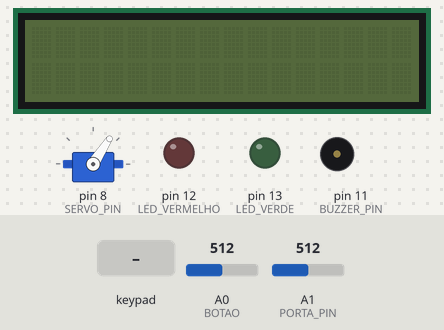
A sketch run on a simulated Arduino Uno, built with avr-gcc and run on an emulated ATmega328P. Shown: 16×2 character LCD, servo, output pins drawn as LEDs (lit = HIGH), buzzer (waves = sounding). Dashed ring = blinking. Inputs (shaded band) come from the test bench; at power-on: A1 (PORTA_PIN) = 512, A0 (BOTAO) = 512. What the sketch prints to the serial monitor is not drawn.

Above: at 1.2 s.
1.3 s: key '*' pressed
At 2.8 s:
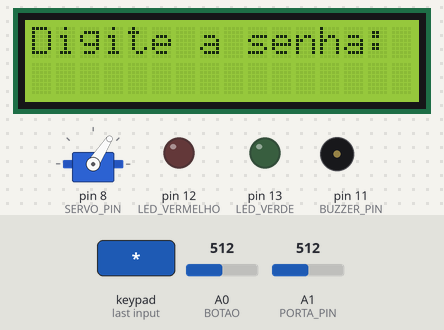
3.2 s: keypad keys 1 2 3 4 5 6 pressed 0.4 s apart
At 3.42 s:
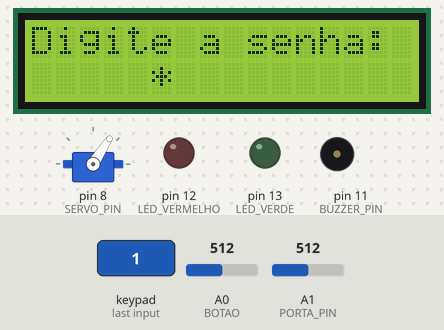
At 5.35 s:
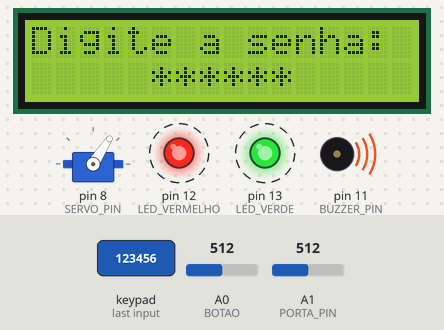
7.1 s: A1 (PORTA_PIN) set to 810
10.1 s: key '#' pressed
12.6 s: A0 (BOTAO) set to 782
14.1 s: A0 (BOTAO) set to 817
At 16.8 s:
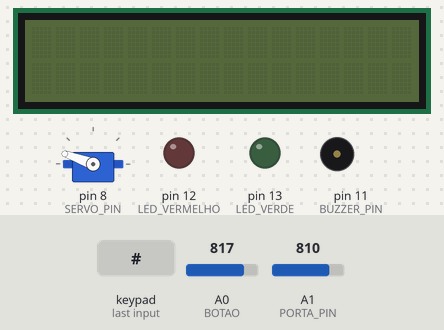
Timing chart, 0 to 18.0 s (numbered marks = the images above; inputs shaded):
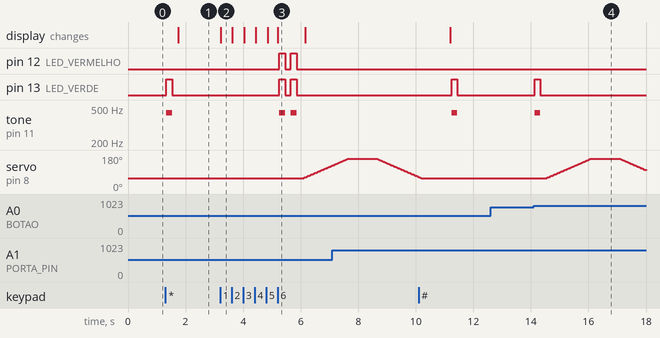

Measured:
- the behaviour switches between 800 and 801 on A0 (BOTAO) (found by bisection; images 3 and 4)
- after the input at 1.3 s, pin 13 (LED_VERDE): LOW → HIGH at once, → LOW 0.20 s later; tone on pin 11 (BUZZER_PIN): silent → 440 Hz at once, → silent 0.20 s later; the display: changes after 0.45 s (image 1)
- after the input at 3.2 s, pin 12 (LED_VERMELHO), pin 13 (LED_VERDE): alternates HIGH for 0.20 s and LOW for 0.20 s, 4 changes in all, then stays LOW, starting after 2.1 s
- after the input at 12.6 s, every drawn part: stays the same
- after the input at 14.1 s, pin 13 (LED_VERDE): LOW → HIGH at once, → LOW 0.20 s later; tone on pin 11 (BUZZER_PIN): silent → 440 Hz at once, → silent 0.20 s later; servo on pin 8 (SERVO_PIN): rises from 58° to 160° in 1.5 s, then falls to 101° in 1.9 s

The sketch:

fechadura.ino
```cpp
#include "definicoes_sistema.h"
//#include "comunicacao.h"

#include "ihm.h"
#include "senhas.h"
#include "timer.h"
#include "buzzer.h"
#include "display.h"
#include "leds.h"
#include "informa.h"
#include "usuarios.h"
#include "porta.h"


/***********************************************************************
 Estaticos
 ***********************************************************************/
  int codigoEvento = NENHUM_EVENTO;
  int eventoInterno = NENHUM_EVENTO;
  int estado = ESPERA;
  int codigoAcao;

  int codigoAcao_tmp=-2;
  int estado_tmp=-2;
  int codigoEvento_tmp=-2;
  int porta_tmp=0;
  //int porta=1;

  int m=0;
  int u_tmp=0;


  int sessaoAberta = false;


/************************************************************************
 executarAcao
 Executa uma acao
 Parametros de entrada:
    (int) codigo da acao a ser executada
 Retorno: (int) codigo do evento interno ou NENHUM_EVENTO
*************************************************************************/
int executarAcao(int codigoAcao)
{
    int retval;

    retval = NENHUM_EVENTO;
    if (codigoAcao == NENHUMA_ACAO)
        return retval;

    switch(codigoAcao)
    {
    case A01:
        informa_inicio(1);
        tela_imprime(0,"Digite a senha: ");
        tmr_iniciar(true);
        tela_imprime(1,"     ");
        break;
    case A02:
        informa_sucesso(2);
        tmr_iniciar(false);
        Serial.println("Abrindo a porta...");
        tela_limpa();
        tela_imprime(0,"   Bem vindo, ");
        tela_imprime(1,usuario[u_tmp][0]);
        Serial.println(usuario[u_tmp][0]);
        porta_abrir();
        tela_desliga(1000);
        break;
    case A03:
        informa_timeout(1);
        tela_imprime(0,"Seu tempo acabou!");
        Serial.println("Seu tempo acabou!");
        tmr_iniciar(false);
        tela_desliga(800);
        break;
    case A04:
        informa_erro(1);
        tela_imprime(0,"Senha incorreta");
        Serial.println("Senha incorreta");
        tmr_iniciar(false);
        tela_desliga(800);
        break;
    case A05:
        tela_imprime(0,"Sistema em uso");
        Serial.println("Sistema em uso");
        informa_timeout(1);
        break;
    case A06:
        Serial.println("Atualiza display");
        tela_imprime(2,"*");
        tmr_iniciar(true);
        break;
    case A07:
        Serial.println("Porta está Aberta");
        informa_inicio(1);
        tmr_iniciar(false);
        break;
    case A08:
        Serial.println("Porta foi Fechada");
        informa_inicio(1);
        tmr_iniciar(false);
        break;
    case A09:
        Serial.println("Abrir porta pelo botão interno");
        informa_inicio(1);
        porta_abrir();
        tmr_iniciar(false);
        break;
    } // switch

    return retval;
} // executarAcao


int proximo_estado_matrizTransicaoEstados[NUM_ESTADOS][NUM_EVENTOS] = {
    {INSERINDO_SENHA, ESPERA, ESPERA, ESPERA, ESPERA, ESPERA, ESPERA, PORTA_ABERTA},
    {INSERINDO_SENHA, PORTA_ABERTA, ESPERA, ESPERA, INSERINDO_SENHA, INSERINDO_SENHA, INSERINDO_SENHA,INSERINDO_SENHA},
    {PORTA_ABERTA, PORTA_ABERTA, PORTA_ABERTA, PORTA_ABERTA, PORTA_ABERTA, PORTA_ABERTA, ESPERA, PORTA_ABERTA}
};

int acao_matrizTransicaoEstados[NUM_ESTADOS][NUM_EVENTOS] = {
    {A01, NENHUMA_ACAO, NENHUMA_ACAO, NENHUMA_ACAO, NENHUMA_ACAO, NENHUMA_ACAO, NENHUMA_ACAO, A09},
    {NENHUMA_ACAO, A02, A03, A04, A05, A06, NENHUMA_ACAO, NENHUMA_ACAO},
    {A07, NENHUMA_ACAO, NENHUMA_ACAO, NENHUMA_ACAO, NENHUMA_ACAO, NENHUMA_ACAO, A08, NENHUMA_ACAO}
};


/************************************************************************
 obterAcao
 Obtem uma acao da Matriz de transicao de estados
 Parametros de entrada: estado (int)
                        evento (int)
 Retorno: codigo da acao
*************************************************************************/
int obterAcao(int estado, int codigoEvento) {
  return acao_matrizTransicaoEstados[estado][codigoEvento];
} // obterAcao


/************************************************************************
 obterProximoEstado
 Obtem o proximo estado da Matriz de transicao de estados
 Parametros de entrada: estado (int)
                        evento (int)
 Retorno: codigo do estado
*************************************************************************/
int obterProximoEstado(int estado, int codigoEvento) {
  return proximo_estado_matrizTransicaoEstados[estado][codigoEvento];
} // obterAcao

/************************************************************************
 obterEvento
 Obtem um evento, que pode ser da IHM ou do alarme
 Parametros de entrada: nenhum
 Retorno: codigo do evento
*************************************************************************/
char* teclas;
char pw[6];
char pwi[]={'1','2','3','4','5','6'};
int senha_errada=false;


int decodificarRequisicao()
{
    if (teclas[0] == '*' && !sessaoAberta)
    {
        teclas[0]=' ';
        sessaoAberta=true;
        return true;
    }
    return false;
}//decodificarRequisicao

int decodificarSenha_Valida()
{
    int u=0;

    if ( m==6)
    {
        for (int i=0; usuario[i][0][0]; i++)
        {
            if(!(strncmp(pw, usuario[i][1], 6)) )
            {
                sessaoAberta=false;
                m=0;
                teclas[0]=' ';
                u_tmp=u;
                return true;
            }
            u++;
        }
        senha_errada=true;
        return false;
    }
    return false;
}//decodificarSenha_Valida

int decodificarTimeout()
{
    if(tmr_timeout()){
        sessaoAberta=false;
        return true;
    }
    return false;
}

int decodificarSenha_Invalida()
{
    if (senha_errada)
    {
        sessaoAberta=false;
        m=0;
        teclas[0]=' ';
        senha_errada=false;
        return true;
    }
    return false;
}//decodificarSenha_Invalida

int decodificarOutra_Requisicao()
{
    if (teclas[0] == '*')
    {
        teclas[0]=' ';
        return true;
    }
    return false;
}//decodificarOutra_Requisicao

int decodificarBotao_Senha()
{
    if (sessaoAberta && (teclas[0]>='0' && teclas[0]<='9')) //&& (teclas[0]>='0' && teclas[0]<='9')
    {
        pw[m++]=teclas[0];
        teclas[0]=' ';
        return true;
    }
    return false;
}//decodificarBotao_Senha

int decodificarPorta_Fechada()
{
    if(analogRead(PORTA_PIN)>800){
        return true;
    }
    return false;
}//decodificarPorta_Fechada

int decodificarBotao_Interno()
{
    if(analogRead(BOTAO)>800){
        sessaoAberta=false;
        return true;
    }
    return false;
}//decodificarBotao_Interno


int obterEvento()
{
  int retval = NENHUM_EVENTO;
  char ps[6];

  teclas = ihm_obterTeclas();

  //porta=digitalRead(PORTA);
  //Serial.println(digitalRead(PORTA));
  //Serial.println(analogRead(BOTAO));

    //pw[0]=teclas[0];
    //Serial.println("Password");
    //pw[m++]= '\0';
    //pw={'5','2','\0'} ;
    //ps[0]='1';
    //ps[1]='1';
    //ps[2]='1';
    //ps[3]='\0';


    //Serial.println(pw[0]);
    //sprintf(message, "%c%c%c%c%c%c%c%c", BYTE_TO_BINARY(k));
    //Serial.println(ps);
    //Serial.println("Teste");
    //Serial.println(teclas[0]);
    //Serial.println("Novo Teste");
    //Serial.println(teclas);


  if (1){

  //porta = ihm_verificarPorta();
  if (decodificarBotao_Interno())
    return BOTAO_INTERNO;
  if (decodificarRequisicao())
    //porta=digitalRead(PORTA);
    return REQUISICAO;
  if (decodificarSenha_Valida())
    return SENHA_VALIDA;
  if (decodificarTimeout())
    return TIMEOUT;
  if (decodificarSenha_Invalida())
    return SENHA_INVALIDA;
  if (decodificarOutra_Requisicao())
    return OUTRA_REQUISICAO;
  if (decodificarBotao_Senha())
    return BOTAO_SENHA;
  if (decodificarPorta_Fechada())
    return PORTA_FECHADA;


  return retval;
  }
    return retval;


} // obterEvento


/************************************************************************
 Main
 Loop principal de controle que executa a maquina de estados
 Parametros de entrada: nenhum
 Retorno: nenhum
*************************************************************************/

void setup() {
  Serial.begin(9600);

  ///Testes
  pinMode(LED_VERDE, OUTPUT);
  pinMode(LED_VERMELHO, OUTPUT);
  pinMode(BUZZER_PIN, OUTPUT);
  pinMode(PORTA_PIN, INPUT);
  pinMode(BOTAO, INPUT);
  //lcd.init();
  tela_init();
  porta_init();


  ///Testes

  //iniciaSistema();
  Serial.println("Sistema iniciado");
} // setup

void loop() {

//   char key = kpd.getKey();
//   if(key)  // Checa se um botão foi pressionado.
//   {Serial.println(key);
//   }
  if (eventoInterno == NENHUM_EVENTO) {
      codigoEvento = obterEvento();
  } else {
      codigoEvento = eventoInterno;
  }
  if (codigoEvento != NENHUM_EVENTO)
  {
      codigoAcao = obterAcao(estado, codigoEvento);
      estado = obterProximoEstado(estado, codigoEvento);
      eventoInterno = executarAcao(codigoAcao);
      if(codigoAcao!=codigoAcao_tmp || estado != estado_tmp || codigoEvento != codigoEvento_tmp ){
        Serial.print("Estado: ");
        Serial.print(estado+1);
        Serial.print(" Evento: ");
        Serial.print(codigoEvento+1);
        Serial.print(" Acao: ");
        Serial.println(codigoAcao+1);
        codigoAcao_tmp=codigoAcao;
        estado_tmp=estado;
        codigoEvento_tmp=codigoEvento;
      }
  }


  delay(50);
} // loop
```

buzzer.cpp
```cpp
#include <Arduino.h>

#include "definicoes_sistema.h"
#include "buzzer.h"

/************************
 buzzer_beep
 Aciona o buzzer em modo beep
 entradas
   k: Quanridade de beeps
 saidas
   nenhuma
*************************/
void buzzer_beep(int k)
{
    for(int i=0; i<k; i++){
      tone(BUZZER_PIN,440);
      delay(200);
      noTone(BUZZER_PIN);
      delay(200);
    }
}

/************************
 buzzer_erro
 Aciona o buzzer em modo beep
 entradas
   k: Quanridade de beeps
 saidas
   nenhuma
*************************/
void buzzer_erro(int k)
{
    for(int i=0; i<k; i++){
      tone(BUZZER_PIN,329);
      delay(300);
      noTone(BUZZER_PIN);
      delay(300);
    }
}
```

buzzer.h
```cpp
#ifndef BUZZER_H_INCLUDED
#define BUZZER_H_INCLUDED


/************************
 buzzer_beep
 Aciona o buzzer em modo beep
 entradas
   k: Quanridade de beeps
 saidas
   nenhuma
*************************/
extern void buzzer_beep(int k);

/************************
 buzzer_erro
 Aciona o buzzer em modo beep
 entradas
   k: Quanridade de beeps
 saidas
   nenhuma
*************************/
void buzzer_erro(int k);


#endif // BUZZER_H_INCLUDED
```

definicoes_sistema.h
```cpp
#ifndef DEFINICOES_SISTEMA_H_INCLUDED
#define DEFINICOES_SISTEMA_H_INCLUDED

#define true  1
#define false 0

#define LED_VERDE       13
#define LED_VERMELHO    12
#define BUZZER_PIN      11
#define SERVO_PIN       8
#define PORTA_PIN       A1
#define BOTAO           A0


#define NUM_ESTADOS 3
#define NUM_EVENTOS 8

// ESTADOS
#define ESPERA                0
#define INSERINDO_SENHA     1
#define PORTA_ABERTA        2


// EVENTOS
#define NENHUM_EVENTO       -1
#define REQUISICAO           0
#define SENHA_VALIDA         1
#define TIMEOUT              2
#define SENHA_INVALIDA       3
#define OUTRA_REQUISICAO     4
#define BOTAO_SENHA          5
#define PORTA_FECHADA        6
#define BOTAO_INTERNO        7

// ACOES
#define NENHUMA_ACAO -1
#define A01  0
#define A02  1
#define A03  2
#define A04  3
#define A05  4
#define A06  5
#define A07  6
#define A08  7
#define A09  8


#endif // DEFINICOES_SISTEMA_H_INCLUDED
```

display.cpp
```cpp
#include <Arduino.h>
#include <Wire.h>
#include <LiquidCrystal_I2C.h>

#include "definicoes_sistema.h"
#include "display.h"

LiquidCrystal_I2C lcd(0x27,16,2);

void tela_init(void)
{
 lcd.init();
}

void tela_imprime(int posicao, char mensagem[15])
{
    if (posicao==2){
    lcd.setBacklight(HIGH);
    //lcd.setCursor(3,1);
    lcd.print(mensagem);
    }
    else{
    lcd.setBacklight(HIGH);
    lcd.setCursor(0,posicao);
    lcd.print(mensagem);
    }
}

void tela_desliga(int tempo)
{
 delay(tempo);
 lcd.clear();
 lcd.setBacklight(LOW);
}

void tela_limpa(void)
{
 lcd.clear();
}
// /************************
//  buzzer_beep
//  Aciona o buzzer em modo beep
//  entradas
//    k: Quanridade de beeps
//  saidas
//    nenhuma
// *************************/
// void buzzer_beep(int k)
// {
//     for(int i=0; i<k; i++){
//       tone(BUZZER_PIN,440);
//       delay(200);
//       noTone(BUZZER_PIN);
//       delay(200);
//     }
// }

// /************************
//  buzzer_erro
//  Aciona o buzzer em modo beep
//  entradas
//    k: Quanridade de beeps
//  saidas
//    nenhuma
// *************************/
// void buzzer_erro(int k)
// {
//     for(int i=0; i<k; i++){
//       tone(BUZZER_PIN,329);
//       delay(300);
//       noTone(BUZZER_PIN);
//       delay(300);
//     }
// }
```

display.h
```cpp
#ifndef DISPLAY_H_INCLUDED
#define DISPLAY_H_INCLUDED

// #include <Wire.h>
// #include <LiquidCrystal_I2C.h>


// //Inicializa o display no endereco 0x27
// LiquidCrystal_I2C lcd(0x27,16,2);

/************************
 buzzer_beep
 Aciona o buzzer em modo beep
 entradas
   k: Quanridade de beeps
 saidas
   nenhuma
*************************/
///extern void buzzer_beep(int k);

/************************
 buzzer_erro
 Aciona o buzzer em modo beep
 entradas
   k: Quanridade de beeps
 saidas
   nenhuma
*************************/
//void buzzer_erro(int k);

void tela_init(void);
void tela_imprime(int posicao, char mensagem[15]);
void tela_desliga(int tempo);
void tela_limpa(void);

#endif // DISPLAY_H_INCLUDED
```

ihm.cpp
```cpp
#include <Arduino.h>
#include <Keypad.h>
#include "definicoes_sistema.h"
#include "ihm.h"


const byte ROWS = 4;  // Quatro linhas por...
const byte COLS = 3; //  Quatro colunas.

// Define o Keypad (mapa do circuito do teclado).
char keys[ROWS][COLS] = {
  {'1','2','3'},
  {'4','5','6'},
  {'7','8','9'},
  {'*','0','#'}
};

// Conecta o teclado matricial em linha 0, linha 1, linha 2, linha 3 e linha 4...
//dos pinos do arduino.
byte rowPins[ROWS] = { 10, 9, 0, 7 };

// Conecta o teclado matricial em coluna 0, coluna 1, coluna 2, coluna 3 e...
//coluna 4 do arduino.
byte colPins[COLS] = { 6, 5, 4};

// Cria um objto Keypad.
Keypad kpd = Keypad( makeKeymap(keys), rowPins, colPins, ROWS, COLS );


int read_count =0;


/************************
 ihm_exibirMsg
 Exibe mensagem no display
 entradas
   texto : texto a ser validado como senha
 saidas
   nenhuma
*************************/
void ihm_exibirMsg(char* texto)
{
    Serial.print("Mensagem para display: ");
    Serial.println(texto);
}

/************************
 ihm_obterTecla
 Obtem tecla do teclado
 entradas
   nenhuma
 saidas
   teclas lidas do teclado
*************************/
char buf[10];
char* ihm_obterTeclas()
// {
//   // Serial.print("obter teclas:");
//   int read_count = 0;

//   // check for input
//   if (Serial.available() > 0) {
//     // read the incoming bytes:
//     read_count = Serial.readBytesUntil('\n',buf, sizeof(buf)/sizeof(buf[0]) - 1);
//   }

//   buf[read_count] = '\0';
//   if(read_count > 0) {
//   	Serial.println(buf);
//   }

//   return buf;
// }
// {
//   // check for input
//   char keypressed = kpd.getKey();
//   if (keypressed != NO_KEY) {
//   	if(keypressed != 'A' &&
//        keypressed != 'B' &&
//        keypressed != 'C' &&
//        keypressed != 'D') {
//       buf[read_count++] = keypressed;
//       Serial.print(buf[read_count-1]);
//     }
//     else {
//       buf[read_count++] = keypressed + 32;
//       Serial.print(buf[read_count-1]);
//       Serial.print('\n');
//       read_count = 0;
//       return buf;
//     }
//   }

//   buf[read_count] = '\0';
//   return buf;
// }

{
  // check for input
  char key = kpd.getKey();
  if (key != NO_KEY) {

      buf[0] = key;
      Serial.println(key);
      return buf;
  }
  buf[0]=-1;
  return buf;
}


// {
//   // Serial.print("obter teclas:");
//   int read_count = 0;

//   // check for input
//   if (Serial.available() > 0) {
//     // read the incoming bytes:
//     read_count = Serial.readBytesUntil('\n',buf, sizeof(buf)/sizeof(buf[0]) - 1);
//   }

//   buf[read_count] = '\0';
//   if(read_count > 0) {
//   	Serial.println(buf);
//   }

//   return buf;
// }
```

ihm.h
```cpp
#ifndef IHM_H_INCLUDED
#define IHM_H_INCLUDED

#define NENHUMA_TECLA -1

/************************
 ihm_exibirMsg
 Exibe mensagem no display
 entradas
   texto : texto a ser validado como senha
 saidas
   nenhuma
*************************/
extern void ihm_exibirMsg(char* texto);

/************************
 ihm_obterTecla
 Obtem tecla do teclado
 entradas
   nenhuma
 saidas
   tecla lida do teclado ou NENHUMA_TECLA
*************************/
extern char* ihm_obterTeclas();

#endif // IHM_H_INCLUDED
```

informa.cpp
```cpp
#include <Arduino.h>

#include "definicoes_sistema.h"
#include "informa.h"

#define TEMPO 200

/************************
 informa_inicio
 Aciona o buzzer e o led verde
 entradas
   k: Quanridade de beeps
 saidas
   nenhuma
*************************/
void informa_inicio(int k)
{
    for(int i=0; i<k; i++){
      tone(BUZZER_PIN,440);
      digitalWrite(LED_VERDE, HIGH);
      delay(TEMPO);
      noTone(BUZZER_PIN);
      digitalWrite(LED_VERDE, LOW);
      delay(TEMPO);
    }
}

/************************
 informa_erro
 Aciona o buzzer e o led vermelho
 entradas
   k: Quanridade de beeps
 saidas
   nenhuma
*************************/
void informa_erro(int k)
{
    for(int i=0; i<k; i++){
      tone(BUZZER_PIN,329);
      digitalWrite(LED_VERMELHO, HIGH);
      delay(2*TEMPO);
      noTone(BUZZER_PIN);
      digitalWrite(LED_VERMELHO, LOW);
      delay(2*TEMPO);
    }
}

/************************
 informa_sucesso
 Aciona o buzzer e o led verde e vermelho
 entradas
   k: Quanridade de beeps
 saidas
   nenhuma
*************************/
void informa_sucesso(int k)
{
    for(int i=0; i<k; i++){
      tone(BUZZER_PIN,440);
      digitalWrite(LED_VERDE, HIGH);
      digitalWrite(LED_VERMELHO, HIGH);
      delay(TEMPO);
      noTone(BUZZER_PIN);
      digitalWrite(LED_VERDE, LOW);
      digitalWrite(LED_VERMELHO, LOW);
      delay(TEMPO);
    }
}


/************************
 informa_timeout
 Aciona o buzzer e o led vermelho
 entradas
   k: Quanridade de beeps
 saidas
   nenhuma
*************************/
void informa_timeout(int k)
{
    for(int i=0; i<k; i++){
      tone(BUZZER_PIN,329);
      digitalWrite(LED_VERMELHO, HIGH);
      delay(TEMPO);
      noTone(BUZZER_PIN);
      digitalWrite(LED_VERMELHO, LOW);
      delay(TEMPO);
    }
}
```

Source omitted: informa.h (867 bytes), leds.cpp (1116 bytes), leds.h (611 bytes), senhas.cpp (411 bytes), senhas.h (327 bytes), timer.cpp (853 bytes), timer.h (552 bytes), usuarios.h (236 bytes), porta.cpp (1024 bytes), porta.h (442 bytes)
